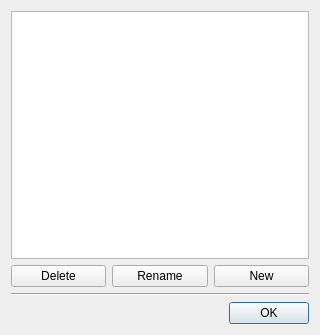
<?xml version="1.0" encoding="UTF-8"?>
<ui version="4.0">
 <class>ManageGroupsDialog</class>
 <widget class="QDialog" name="ManageGroupsDialog">
  <property name="geometry">
   <rect>
    <x>0</x>
    <y>0</y>
    <width>320</width>
    <height>335</height>
   </rect>
  </property>
  <property name="windowTitle">
   <string>Manage Groups</string>
  </property>
  <property name="modal">
   <bool>true</bool>
  </property>
  <layout class="QVBoxLayout" name="verticalLayout">
   <item>
    <widget class="QListWidget" name="groupsList">
     <property name="horizontalScrollBarPolicy">
      <enum>Qt::ScrollBarAlwaysOff</enum>
     </property>
    </widget>
   </item>
   <item>
    <layout class="QHBoxLayout" name="horizontalLayout">
     <item>
      <widget class="QPushButton" name="deleteButton">
       <property name="text">
        <string>Delete</string>
       </property>
       <property name="icon">
        <iconset theme="delete">
         <normaloff>.</normaloff>.</iconset>
       </property>
      </widget>
     </item>
     <item>
      <widget class="QPushButton" name="renameButton">
       <property name="text">
        <string>Rename</string>
       </property>
       <property name="icon">
        <iconset theme="document-edit">
         <normaloff>.</normaloff>.</iconset>
       </property>
      </widget>
     </item>
     <item>
      <widget class="QPushButton" name="addButton">
       <property name="text">
        <string>New</string>
       </property>
       <property name="icon">
        <iconset theme="list-add">
         <normaloff>.</normaloff>.</iconset>
       </property>
      </widget>
     </item>
    </layout>
   </item>
   <item>
    <widget class="Line" name="line">
     <property name="orientation">
      <enum>Qt::Horizontal</enum>
     </property>
    </widget>
   </item>
   <item>
    <widget class="QDialogButtonBox" name="buttonBox">
     <property name="orientation">
      <enum>Qt::Horizontal</enum>
     </property>
     <property name="standardButtons">
      <set>QDialogButtonBox::Ok</set>
     </property>
    </widget>
   </item>
  </layout>
 </widget>
 <resources/>
 <connections>
  <connection>
   <sender>buttonBox</sender>
   <signal>accepted()</signal>
   <receiver>ManageGroupsDialog</receiver>
   <slot>accept()</slot>
   <hints>
    <hint type="sourcelabel">
     <x>224</x>
     <y>309</y>
    </hint>
    <hint type="destinationlabel">
     <x>157</x>
     <y>274</y>
    </hint>
   </hints>
  </connection>
  <connection>
   <sender>buttonBox</sender>
   <signal>rejected()</signal>
   <receiver>ManageGroupsDialog</receiver>
   <slot>reject()</slot>
   <hints>
    <hint type="sourcelabel">
     <x>292</x>
     <y>315</y>
    </hint>
    <hint type="destinationlabel">
     <x>286</x>
     <y>274</y>
    </hint>
   </hints>
  </connection>
  <connection>
   <sender>groupsList</sender>
   <signal>itemSelectionChanged()</signal>
   <receiver>ManageGroupsDialog</receiver>
   <slot>updateButtons()</slot>
   <hints>
    <hint type="sourcelabel">
     <x>35</x>
     <y>88</y>
    </hint>
    <hint type="destinationlabel">
     <x>1</x>
     <y>120</y>
    </hint>
   </hints>
  </connection>
  <connection>
   <sender>deleteButton</sender>
   <signal>clicked()</signal>
   <receiver>ManageGroupsDialog</receiver>
   <slot>deleteGroup()</slot>
   <hints>
    <hint type="sourcelabel">
     <x>55</x>
     <y>260</y>
    </hint>
    <hint type="destinationlabel">
     <x>4</x>
     <y>176</y>
    </hint>
   </hints>
  </connection>
  <connection>
   <sender>renameButton</sender>
   <signal>clicked()</signal>
   <receiver>ManageGroupsDialog</receiver>
   <slot>renameGroup()</slot>
   <hints>
    <hint type="sourcelabel">
     <x>171</x>
     <y>255</y>
    </hint>
    <hint type="destinationlabel">
     <x>318</x>
     <y>119</y>
    </hint>
   </hints>
  </connection>
  <connection>
   <sender>addButton</sender>
   <signal>clicked()</signal>
   <receiver>ManageGroupsDialog</receiver>
   <slot>addGroup()</slot>
   <hints>
    <hint type="sourcelabel">
     <x>290</x>
     <y>258</y>
    </hint>
    <hint type="destinationlabel">
     <x>320</x>
     <y>174</y>
    </hint>
   </hints>
  </connection>
 </connections>
 <slots>
  <slot>updateButtons()</slot>
  <slot>deleteGroup()</slot>
  <slot>renameGroup()</slot>
  <slot>addGroup()</slot>
  <slot>save()</slot>
 </slots>
</ui>
